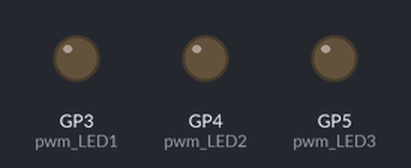
Bench run of a program on a simulated Raspberry Pi Pico running MicroPython. On the bench: output pins drawn as LEDs (lit = HIGH).

Above: at 0.15 s.
Timing chart, 0 to 1.6 s (numbered marks = the images above):
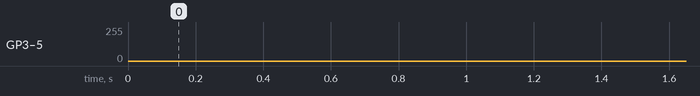

The program:

pwm.py
```python
#MicroPython implementation of raspberry PI Pico board LED breathing lamp program example
import time
from machine import Pin,PWM
PWM_PulseWidth1=0
#Using external LED, build PWM object PWM LED
pwm_LED1=PWM(Pin(3))
pwm_LED2=PWM(Pin(4))
pwm_LED3=PWM(Pin(5))
#Set the PWM LED frequency
pwm_LED1.freq(500)
pwm_LED2.freq(500)
pwm_LED3.freq(500)
while True:
    #increment PWM Value from 0 to 65535
    while PWM_PulseWidth1<65535:
        PWM_PulseWidth1=PWM_PulseWidth1+50
        time.sleep_ms(1)   #Delay 1 ms
        pwm_LED1.duty_u16(PWM_PulseWidth1)
        pwm_LED2.duty_u16(PWM_PulseWidth1)
        pwm_LED3.duty_u16(PWM_PulseWidth1)
    #decrement PWM Value from 65535 to 0
    while PWM_PulseWidth1>0:
        PWM_PulseWidth1=PWM_PulseWidth1-50
        time.sleep_ms(1)
        pwm_LED1.duty_u16(PWM_PulseWidth1)
        pwm_LED2.duty_u16(PWM_PulseWidth1)
        pwm_LED3.duty_u16(PWM_PulseWidth1)
```
